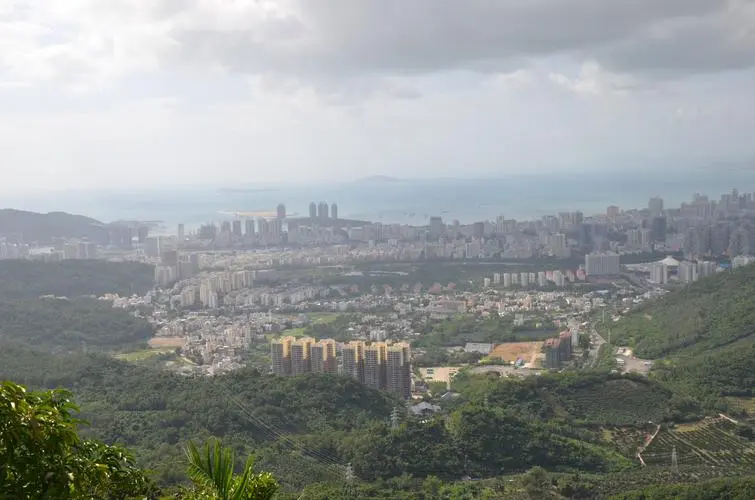
#> input picture city.jpg, 755 x 500 px
$ python rotate.py --image city.jpg
#> lines starting #> are read from the running program, lines starting #| are printed output that depends on the picture
import numpy as np
import argparse
import imutils
import cv2

ap = argparse.ArgumentParser()
ap.add_argument("-i","--image", required = True, help = "Path to the image")
args = vars(ap.parse_args())

image = cv2.imread(args["image"])
#> image is the input picture: shape (500, 755, 3); mean B, G, R 149.4, 150.9, 146.2
cv2.imshow("Original", image)

(h,w) = image.shape[:2]
#> h = 500; w = 755
center = (w//2, h//2)
#> center = (377, 250)

M = cv2.getRotationMatrix2D(center, 45, 1.0)
rotated  = cv2.warpAffine(image, M, (w,h))
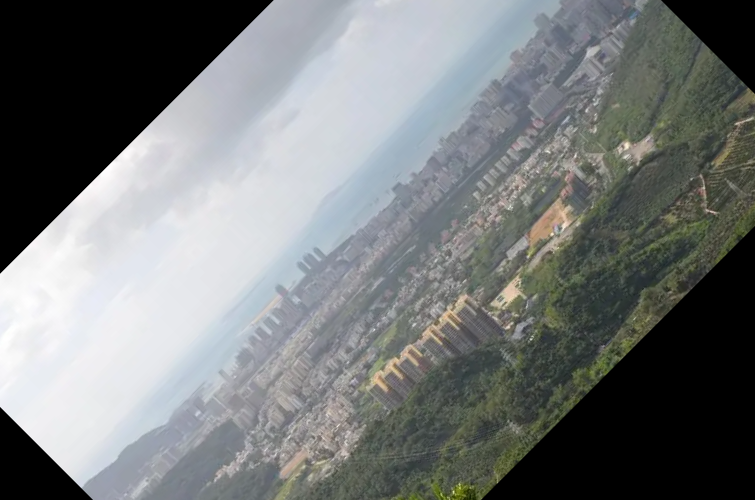
#> rotated: shape (500, 755, 3); mean B, G, R 120.9, 120.9, 117.6
cv2.imshow("Rotated by 45 Degrees", rotated)

M = cv2.getRotationMatrix2D(center, -90, 1.0)
rotated = cv2.warpAffine(image, M, (w,h))
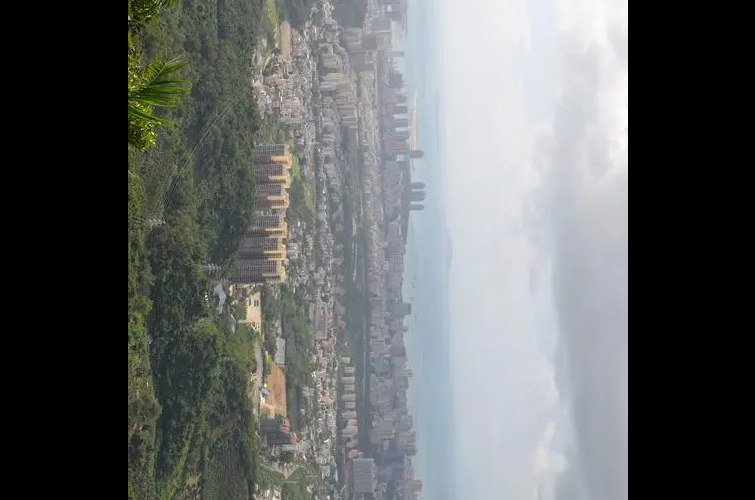
#> rotated: shape (500, 755, 3); mean B, G, R 101.1, 101.5, 98.6
cv2.imshow("Rotated by -90 Degrees", rotated)

rotated = imutils.rotate(image, 180)
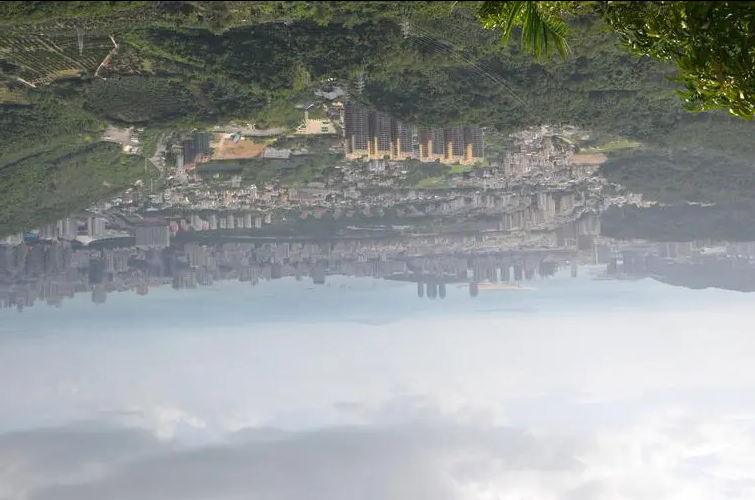
#> rotated: shape (500, 755, 3); mean B, G, R 149, 150.5, 145.8
cv2.imshow("Rotated by 180 degrees", rotated)
cv2.waitKey(0)
